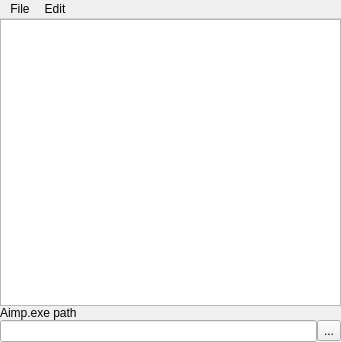
<?xml version="1.0" encoding="UTF-8"?>
<ui version="4.0">
 <class>MainWindow</class>
 <widget class="QMainWindow" name="MainWindow">
  <property name="geometry">
   <rect>
    <x>0</x>
    <y>0</y>
    <width>341</width>
    <height>342</height>
   </rect>
  </property>
  <property name="windowTitle">
   <string>TCPServer</string>
  </property>
  <property name="windowIcon">
   <iconset resource="res.qrc">
    <normaloff>:/icon.png</normaloff>:/icon.png</iconset>
  </property>
  <widget class="QWidget" name="centralWidget">
   <layout class="QVBoxLayout" name="verticalLayout">
    <property name="spacing">
     <number>0</number>
    </property>
    <property name="leftMargin">
     <number>0</number>
    </property>
    <property name="topMargin">
     <number>0</number>
    </property>
    <property name="rightMargin">
     <number>0</number>
    </property>
    <property name="bottomMargin">
     <number>0</number>
    </property>
    <item>
     <widget class="QTextBrowser" name="logTextBrowser">
      <property name="html">
       <string>&lt;!DOCTYPE HTML PUBLIC &quot;-//W3C//DTD HTML 4.0//EN&quot; &quot;http://www.w3.org/TR/REC-html40/strict.dtd&quot;&gt;
&lt;html&gt;&lt;head&gt;&lt;meta name=&quot;qrichtext&quot; content=&quot;1&quot; /&gt;&lt;style type=&quot;text/css&quot;&gt;
p, li { white-space: pre-wrap; }
&lt;/style&gt;&lt;/head&gt;&lt;body style=&quot; font-family:'MS Shell Dlg 2'; font-size:8.25pt; font-weight:400; font-style:normal;&quot;&gt;
&lt;p style=&quot;-qt-paragraph-type:empty; margin-top:0px; margin-bottom:0px; margin-left:0px; margin-right:0px; -qt-block-indent:0; text-indent:0px;&quot;&gt;&lt;br /&gt;&lt;/p&gt;&lt;/body&gt;&lt;/html&gt;</string>
      </property>
     </widget>
    </item>
    <item>
     <widget class="QLabel" name="label">
      <property name="text">
       <string>Aimp.exe path</string>
      </property>
     </widget>
    </item>
    <item>
     <layout class="QHBoxLayout" name="horizontalLayout">
      <property name="spacing">
       <number>0</number>
      </property>
      <item>
       <widget class="QLineEdit" name="aimpPathLineEdit"/>
      </item>
      <item>
       <widget class="QToolButton" name="selectAimpPathButton">
        <property name="text">
         <string>...</string>
        </property>
       </widget>
      </item>
     </layout>
    </item>
   </layout>
  </widget>
  <widget class="QMenuBar" name="menuBar">
   <property name="geometry">
    <rect>
     <x>0</x>
     <y>0</y>
     <width>341</width>
     <height>18</height>
    </rect>
   </property>
   <widget class="QMenu" name="menuFile">
    <property name="title">
     <string>File</string>
    </property>
    <addaction name="action_autoStart"/>
    <addaction name="actionExit"/>
   </widget>
   <widget class="QMenu" name="menuEdit">
    <property name="title">
     <string>Edit</string>
    </property>
    <addaction name="actionCl_ear_log"/>
   </widget>
   <addaction name="menuFile"/>
   <addaction name="menuEdit"/>
  </widget>
  <action name="actionExit">
   <property name="text">
    <string>Exit</string>
   </property>
  </action>
  <action name="actionCl_ear_log">
   <property name="checkable">
    <bool>true</bool>
   </property>
   <property name="text">
    <string>Clear log</string>
   </property>
  </action>
  <action name="action_autoStart">
   <property name="checkable">
    <bool>true</bool>
   </property>
   <property name="text">
    <string>Autostart</string>
   </property>
  </action>
 </widget>
 <layoutdefault spacing="6" margin="11"/>
 <resources>
  <include location="res.qrc"/>
 </resources>
 <connections/>
</ui>
